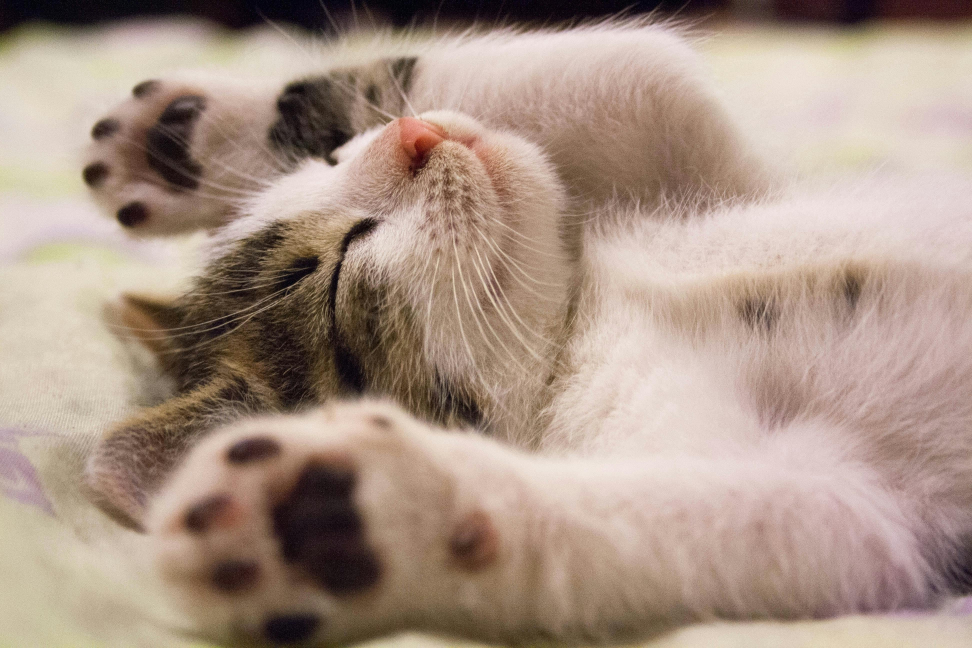
#> input picture Photos/pexels-pixabay-416160.jpg, 3888 x 2592 px (shown at 1/4 size)
$ python rotation.py
#> lines starting #> are read from the running program, lines starting #| are printed output that depends on the picture
import cv2 as cv
import numpy as np

img = cv.imread('Photos/pexels-pixabay-416160.jpg')
#> img is the input picture: shape (2592, 3888, 3); mean B, G, R 134.6, 148.3, 169.4
img = cv.resize(img, (640, 480)) # To make it fit the screen (for personal ease)
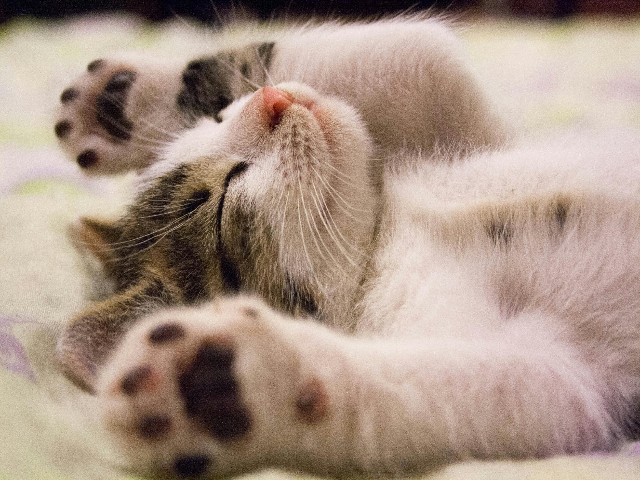
#> img: shape (480, 640, 3); mean B, G, R 134.5, 148.3, 169.3
cv.imshow('Sleepy Kitty', img)

# Rotation
def rotate(img, angle, rotationPoint=None):
#> called with angle = 90
    (height, width) = img.shape[:2]
#> height = 480; width = 640
    if rotationPoint is None:
        rotationPoint = (width//2, height//2)
#> rotationPoint = (320, 240)

    rotationMatrix = cv.getRotationMatrix2D(rotationPoint, angle, 1.0)
#> rotationMatrix = [[6.12e-17, 1, 80], [-1, 6.12e-17, 560]]
    dimensions = (width, height)
#> dimensions = (640, 480)

    return cv.warpAffine(img, rotationMatrix, dimensions)
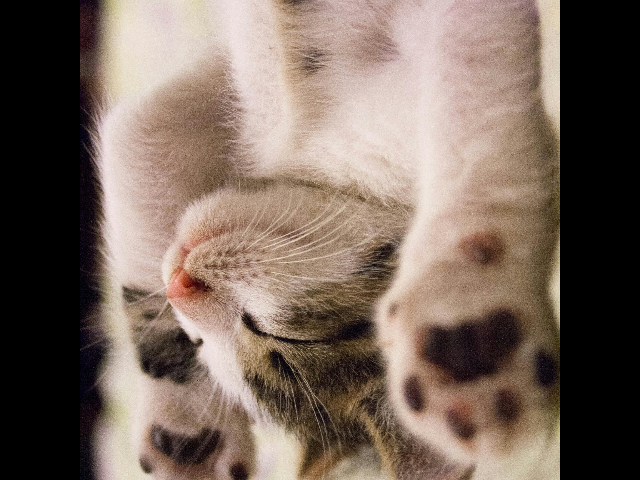
#> returned value: shape (480, 640, 3); mean of channels 0, 1, 2 94.1, 104.8, 121.5; drawn as B, G, R

rotated = rotate(img, 90)
cv.imshow('Rotate', rotated)

rotated2 = rotate(rotated, 90)
#> call 2 of rotate, with angle = 90
#> in rotate (call 2), `return cv.warpAffine(img, rotationMatrix, dimensions)`:
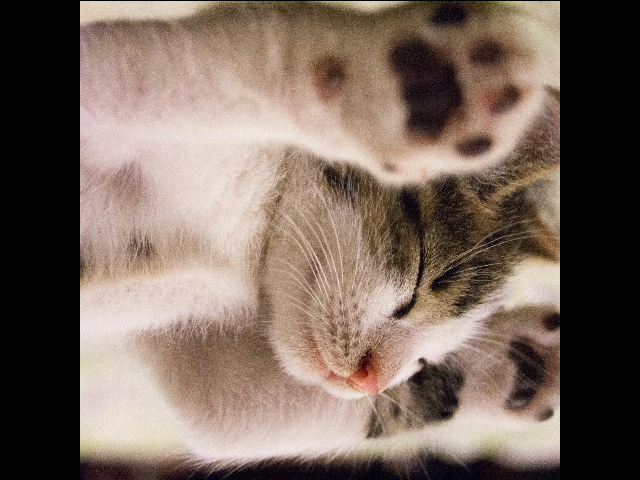
#> returned value: shape (480, 640, 3); mean of channels 0, 1, 2 94.1, 104.8, 121.5; drawn as B, G, R
cv.imshow('Rotate2', rotated2)

rotated3 = rotate(rotated2, 90)
#> call 3 of rotate, with angle = 90
#> in rotate (call 3), `return cv.warpAffine(img, rotationMatrix, dimensions)`:
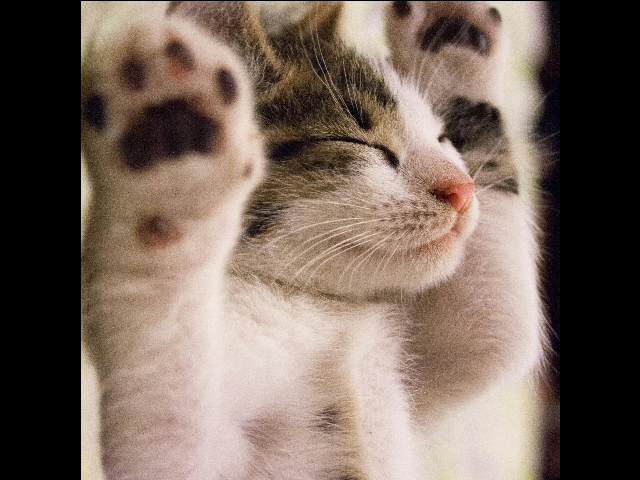
#> returned value: shape (480, 640, 3); mean of channels 0, 1, 2 93.8, 104.5, 121.2; drawn as B, G, R
cv.imshow('Rotate3', rotated3)

cv.waitKey(0)

$ run again, with Photos/pexels-pixabay-158028.jpg copied over Photos/pexels-pixabay-416160.jpg
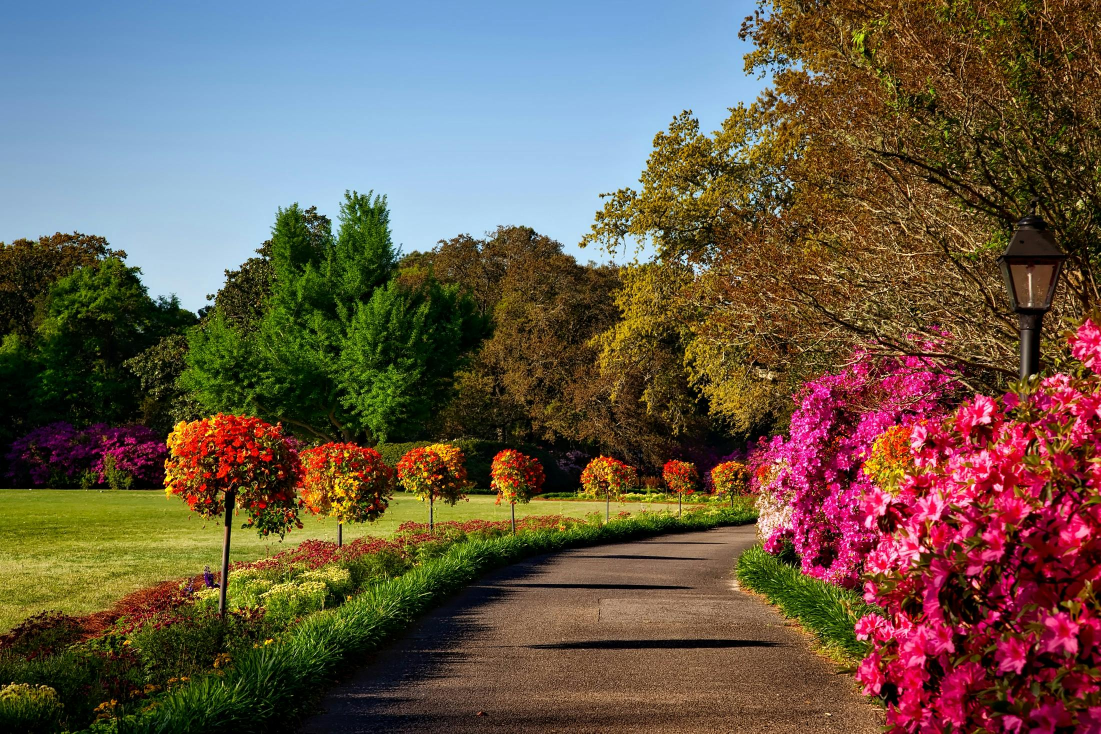
#> input picture Photos/pexels-pixabay-158028.jpg, 2201 x 1467 px (shown at 1/2 size)
#> img is the input picture: shape (1467, 2201, 3); mean B, G, R 74.7, 89.6, 104.6
#> `img = cv.resize(img, (640, 480))`:
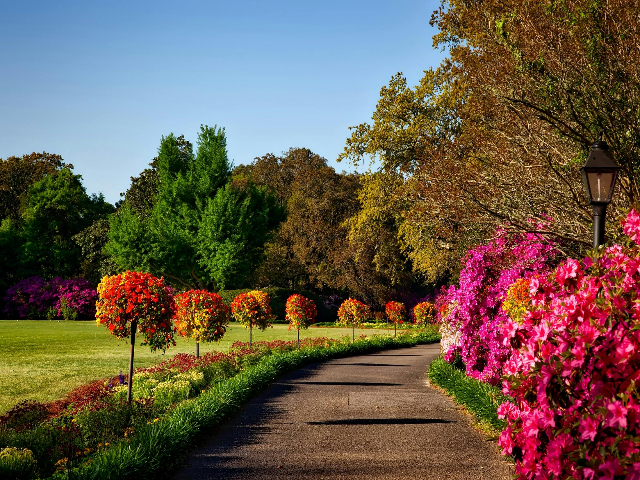
#> img: shape (480, 640, 3); mean B, G, R 74.6, 89.6, 104.5
#> in rotate (call 3), `return cv.warpAffine(img, rotationMatrix, dimensions)`:
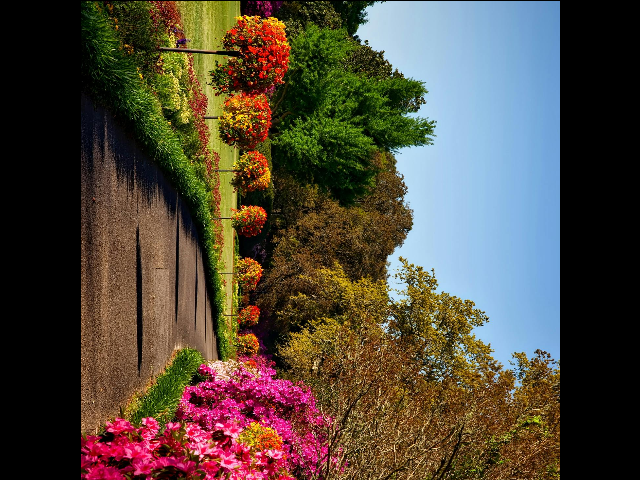
#> returned value: shape (480, 640, 3); mean of channels 0, 1, 2 60.2, 72.1, 81.2; drawn as B, G, R

$ run again, with Photos/pexels-pixabay-158063.jpg copied over Photos/pexels-pixabay-416160.jpg
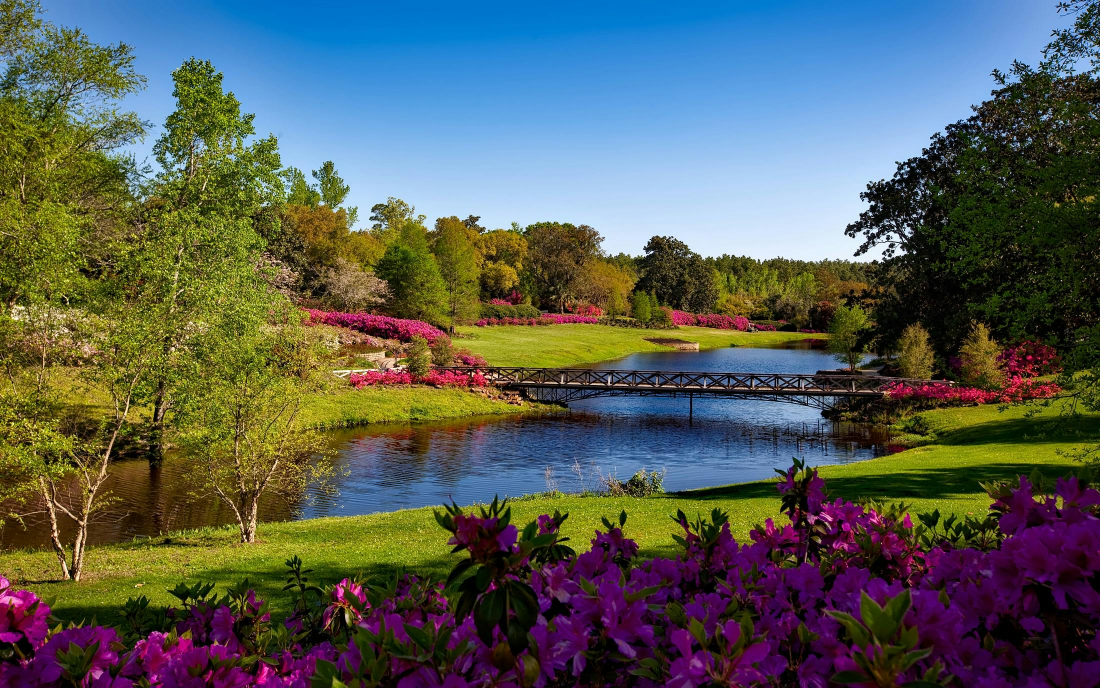
#> input picture Photos/pexels-pixabay-158063.jpg, 2200 x 1376 px (shown at 1/2 size)
#> img is the input picture: shape (1376, 2200, 3); mean B, G, R 86.3, 92.2, 85.9
#> `img = cv.resize(img, (640, 480))`:
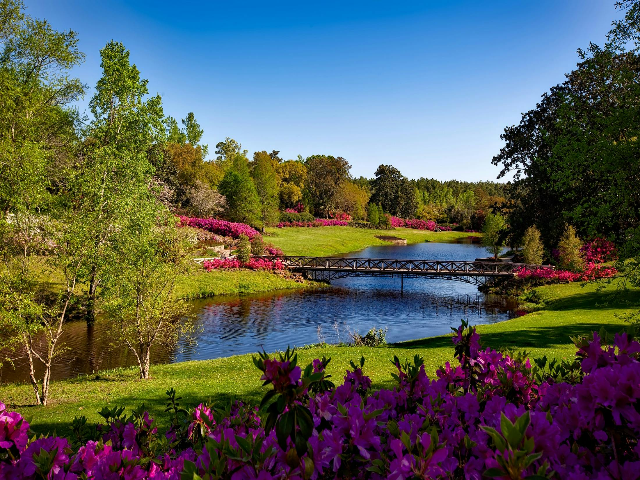
#> img: shape (480, 640, 3); mean B, G, R 86.3, 92.2, 85.9
#> in rotate (call 3), `return cv.warpAffine(img, rotationMatrix, dimensions)`:
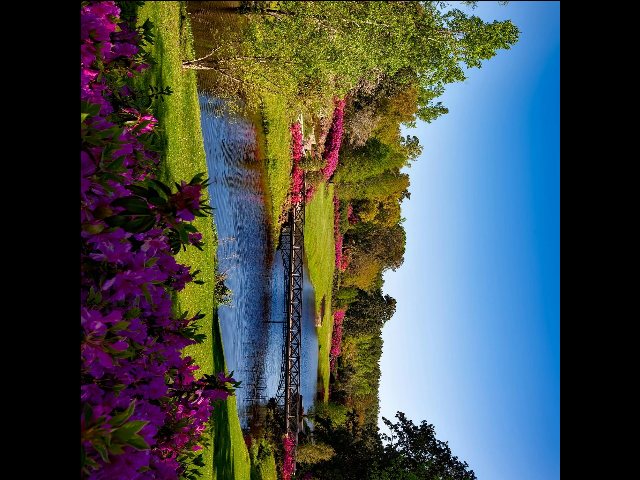
#> returned value: shape (480, 640, 3); mean of channels 0, 1, 2 73.9, 74.4, 66.7; drawn as B, G, R

$ run again, with Photos/pexels-pixabay-415829.jpg copied over Photos/pexels-pixabay-416160.jpg
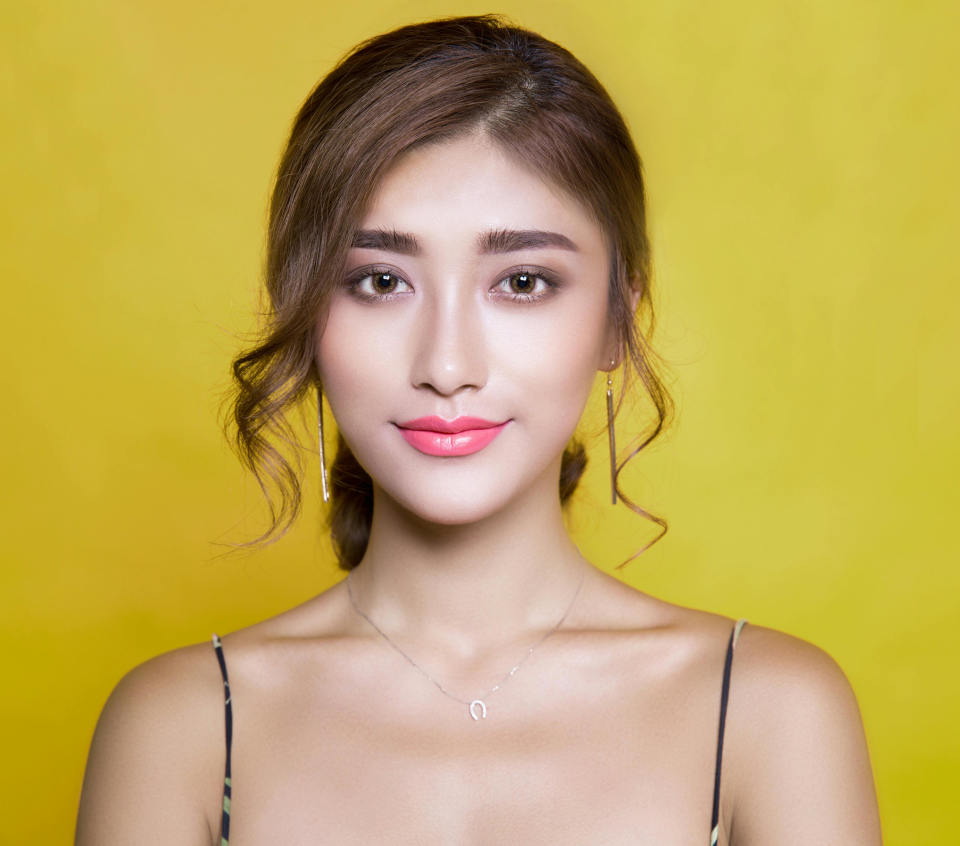
#> input picture Photos/pexels-pixabay-415829.jpg, 5760 x 5075 px (shown at 1/6 size)
#> img is the input picture: shape (5075, 5760, 3); mean B, G, R 90.2, 168.9, 193.9
#> `img = cv.resize(img, (640, 480))`:
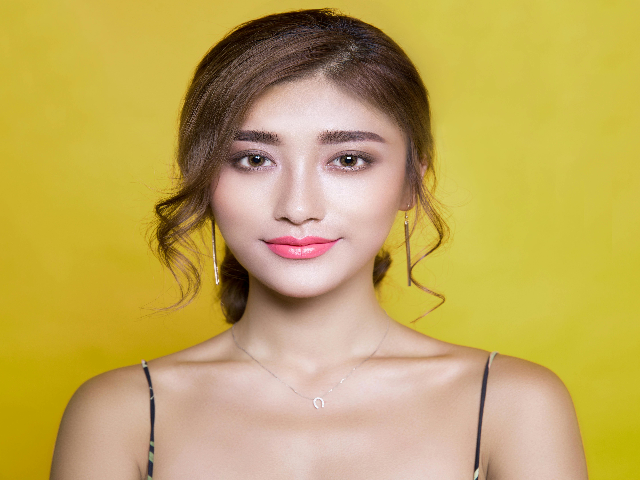
#> img: shape (480, 640, 3); mean B, G, R 90.1, 168.8, 193.8
#> in rotate (call 3), `return cv.warpAffine(img, rotationMatrix, dimensions)`:
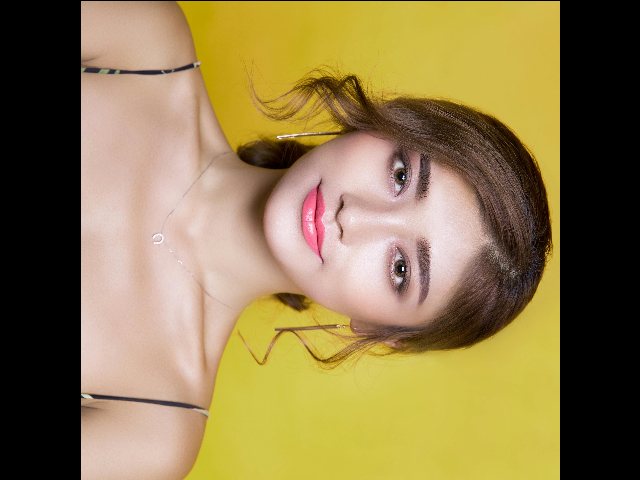
#> returned value: shape (480, 640, 3); mean of channels 0, 1, 2 77.4, 123, 142.7; drawn as B, G, R
